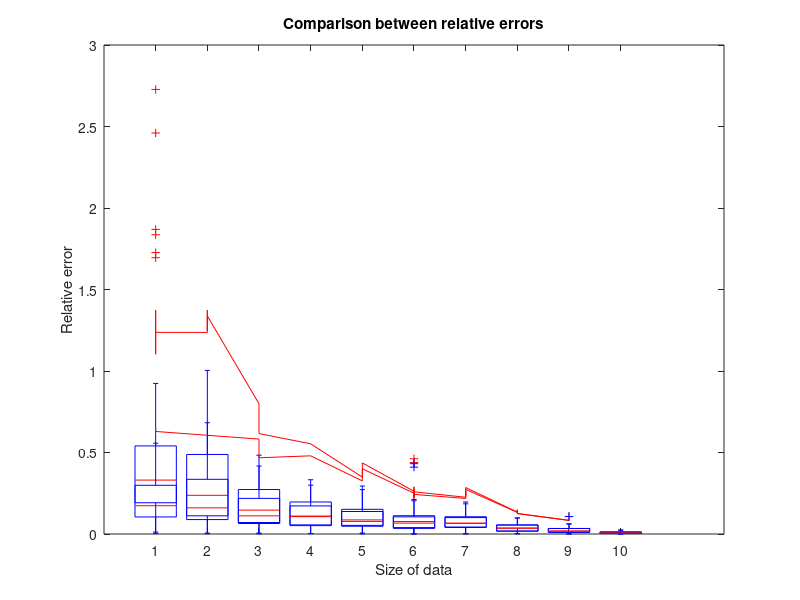
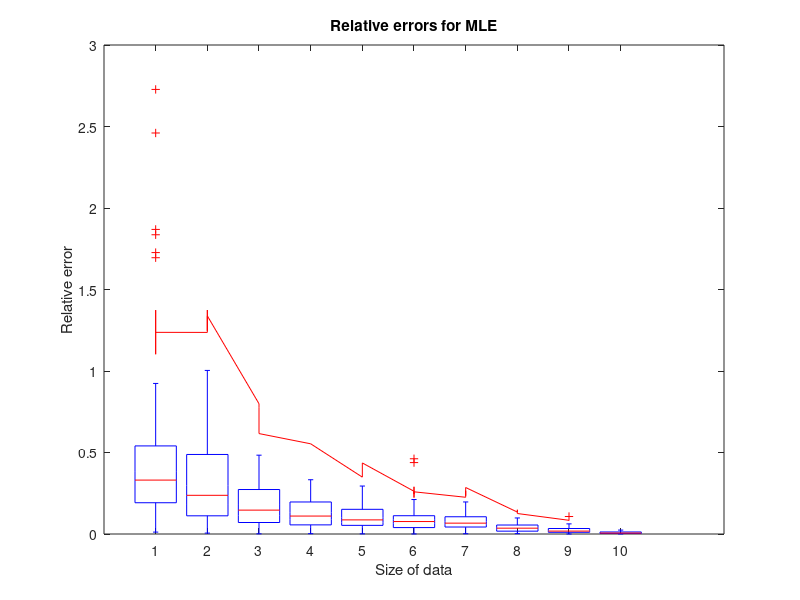
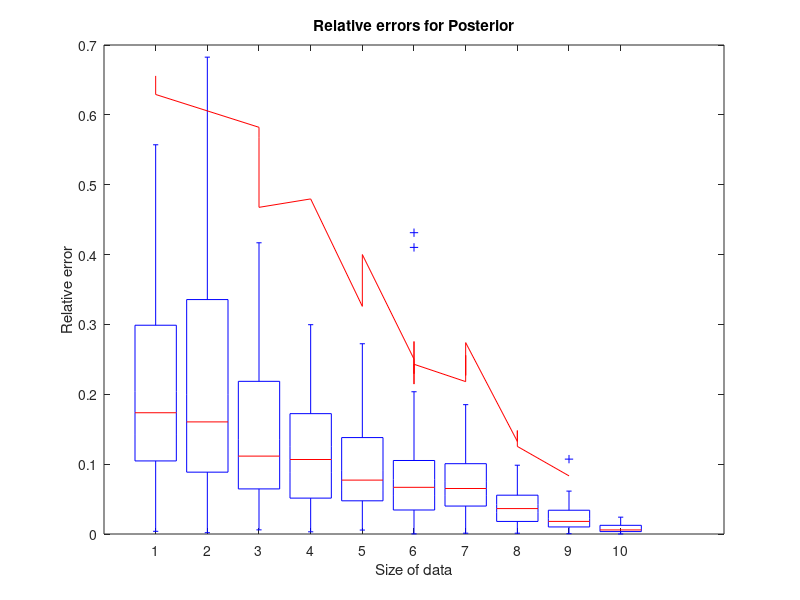

Write the MATLAB code that produced these figures, in order.
%% Initialize variables
clear; clc; close all;
rng(1);
N_list = [5, 10, 20, 40, 60, 80, 100, 500, 1000, 10000];
M = 100;

alpha = 5.5;
beta = 1;
true_lambda = 5;

err_MLE = zeros(M,length(N_list));
err_Post = zeros(M,length(N_list));

%% Loop through the input
for iter = 1:length(N_list)
    N = N_list(iter);
    for i = 1:M
        %% Draw data samples
        X = -(log(rand(N, 1)) * 0.2);
        
        %% Calculate the estimate of lambda using MLE
        % For lambda, the MLE is derived in the report
        ml_estimate = N / sum(X);
        
        %% Calculate the estimate of lambda using Posterior 
        % For a Gamma prior, the posterior mean is derived in the report.
        posterior_estimate = (alpha + N)/(beta + sum(X));
        
        %% Update errors in the matrices
        err1 = abs(ml_estimate - true_lambda)/true_lambda;  
        err2 = abs(posterior_estimate - true_lambda)/true_lambda;
        err_MLE(i, iter) = err1;
        err_Post(i, iter) = err2;
    end
end

%% Plot the data!
figure(1);
boxplot(err_MLE, 'COLOR', 'r', 'Symbol', 'r+');
hold on;
boxplot(err_Post, 'COLOR', 'b', 'Symbol', 'b+');
hold on;
xlabel('Size of data');
ylabel('Relative error');
title('Comparison between relative errors');
hold off;

figure(2);
boxplot(err_MLE, 'COLOR', 'r', 'Symbol', 'r+');
hold on;
xlabel('Size of data');
ylabel('Relative error');
title('Relative errors for MLE');
hold off;

figure(3);
boxplot(err_Post, 'COLOR', 'b', 'Symbol', 'b+');
hold on;
xlabel('Size of data');
ylabel( 'Relative error' );
title('Relative errors for Posterior');
hold off;